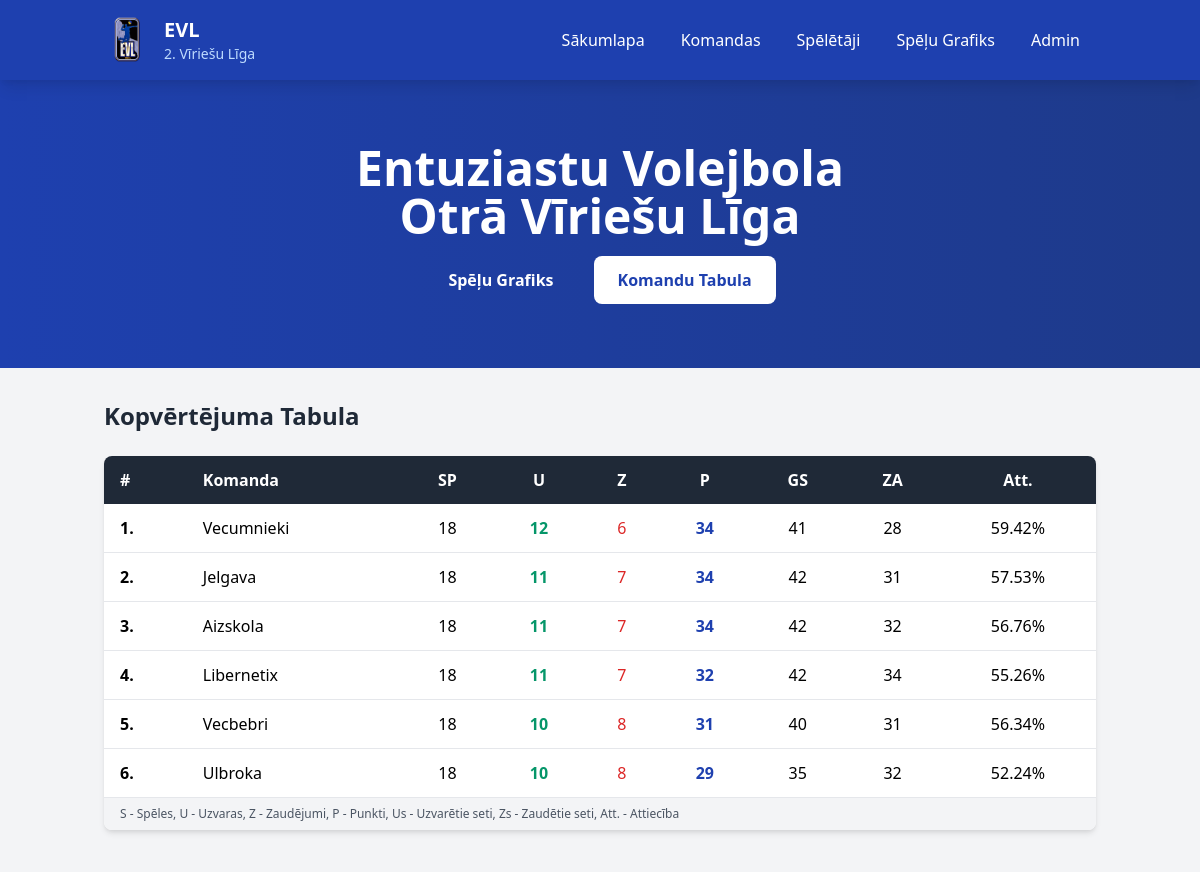
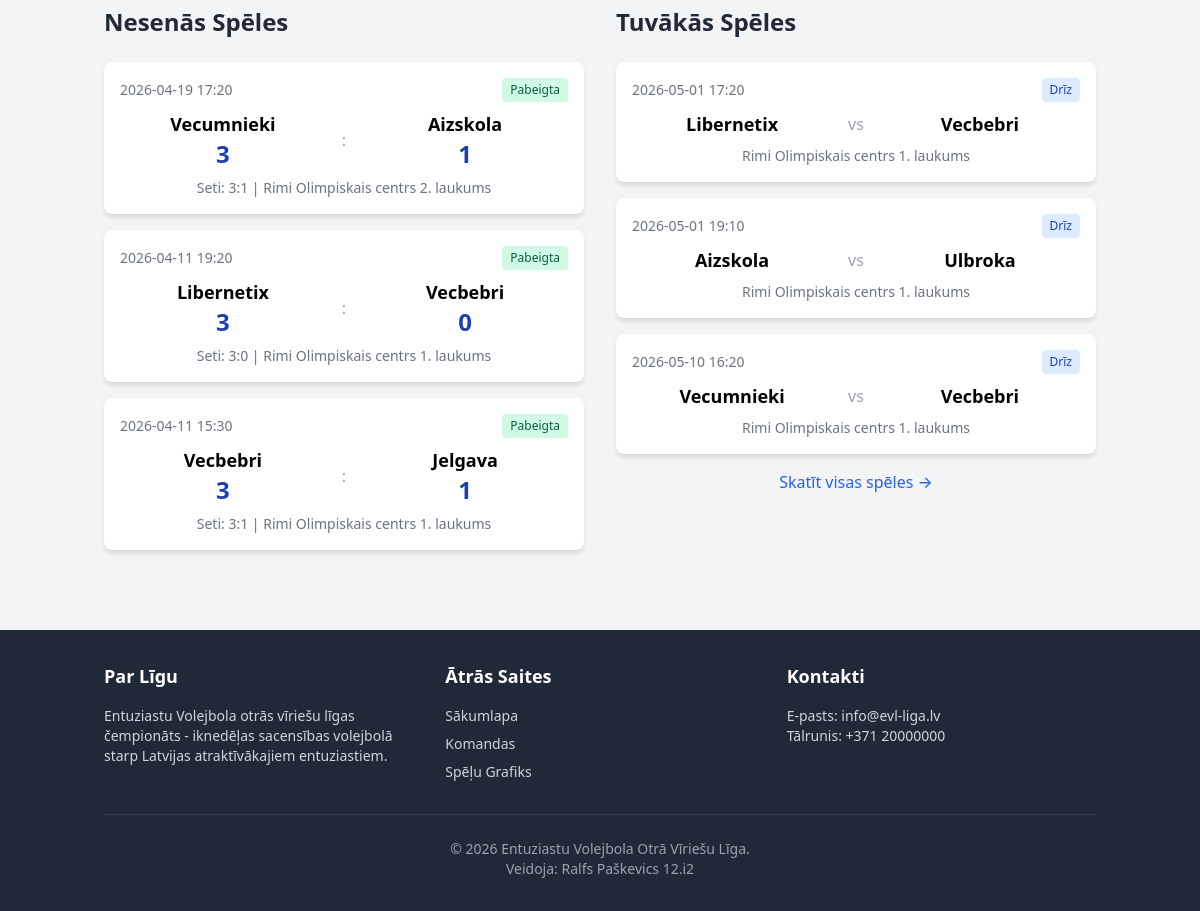
The page / on the database its author committed (2 pictures, top to bottom).
### tables this page shows
CREATE TABLE teams (
	id INTEGER PRIMARY KEY AUTOINCREMENT,
	name TEXT NOT NULL,
	logo TEXT DEFAULT ('/static/volleyball.svg'),
	played INTEGER DEFAULT (0),
	won INTEGER DEFAULT (0),
	lost INTEGER DEFAULT (0),
	points INTEGER DEFAULT (0),
	sets_won INTEGER DEFAULT (0),
	sets_lost INTEGER DEFAULT (0)
);

CREATE TABLE games (
	id INTEGER PRIMARY KEY AUTOINCREMENT,
	home_team_id INTEGER NOT NULL,
	away_team_id INTEGER NOT NULL,
	date TEXT NOT NULL,
	time TEXT NOT NULL,
	location TEXT NOT NULL,
	home_score INTEGER,
	away_score INTEGER,
	home_sets INTEGER DEFAULT (0),
	away_sets INTEGER DEFAULT (0),
	status TEXT DEFAULT ('scheduled'),
	CONSTRAINT FK_games_teams FOREIGN KEY (away_team_id) REFERENCES teams(id),
	CONSTRAINT FK_games_teams_2 FOREIGN KEY (home_team_id) REFERENCES teams(id)
);

### app.py (the view)
@app.route('/')
def index():
    conn = get_db_connection()
    teams = conn.execute('SELECT * FROM teams').fetchall()
    standings = []
    for team in teams:
        t = dict(team)
        total_sets = t['sets_won'] + t['sets_lost']
        t['win_percentage'] = (t['sets_won'] / total_sets * 100) if total_sets > 0 else 0
        standings.append(t)
    standings = sorted(standings, key=lambda x: (x['points'], x['win_percentage']), reverse=True)
    recent_games = conn.execute('''
        SELECT g.*, ht.name as home_team, at.name as away_team
        FROM games g
        JOIN teams ht ON g.home_team_id = ht.id
        JOIN teams at ON g.away_team_id = at.id
        WHERE g.status = 'completed'
        ORDER BY g.date DESC, g.time DESC LIMIT 3
    ''').fetchall()
    upcoming_games = conn.execute('''
        SELECT g.*, ht.name as home_team, at.name as away_team
        FROM games g
        JOIN teams ht ON g.home_team_id = ht.id
        JOIN teams at ON g.away_team_id = at.id
        WHERE g.status = 'scheduled'
        ORDER BY g.date ASC, g.time ASC LIMIT 3
    ''').fetchall()
    conn.close()
    return render_template('index.html', standings=standings, recent_games=recent_games, upcoming_games=upcoming_games)

### app.py (called while the page is built)
def get_db_connection():
    conn = sqlite3.connect(DATABASE)
    conn.row_factory = sqlite3.Row
    return conn

### templates/index.html (shortened to what this page needs)
{% extends "base.html" %}
{% block content %}
<section class="bg-gradient-to-r from-blue-800 to-blue-900 text-white py-16">
    <div class="container mx-auto px-4">
        <div class="text-center">
            <h1 class="text-4xl md:text-5xl font-bold mb-4">
                Entuziastu Volejbola<br>Otrā Vīriešu Līga
            </h1>
            <div class="flex justify-center gap-4 flex-wrap">
                <a href="{{ url_for('schedule') }}"
                    class="bg-orange-500 hover:bg-orange-600 px-6 py-3 rounded-lg font-semibold transition">
                    Spēļu Grafiks
                </a>
                <a href="{{ url_for('teams') }}"
                    class="bg-white text-blue-800 hover:bg-gray-100 px-6 py-3 rounded-lg font-semibold transition">
                    Komandu Tabula
                </a>
            </div>
        </div>
    </div>
</section>
<div class="container mx-auto px-4 py-8">
    <section class="mb-12">
        <h2 class="text-2xl font-bold text-gray-800 mb-6 flex items-center">
            Kopvērtējuma Tabula
        </h2>
        <div class="bg-white rounded-lg shadow-md overflow-hidden">
            <div class="overflow-x-auto">
                <table class="w-full">
                    <thead class="bg-gray-800 text-white">
                        <tr>
                            <th class="px-4 py-3 text-left">#</th>
                            <th class="px-4 py-3 text-left">Komanda</th>
                            <th class="px-4 py-3 text-center">SP</th>
                            <th class="px-4 py-3 text-center">U</th>
                            <th class="px-4 py-3 text-center">Z</th>
                            <th class="px-4 py-3 text-center">P</th>
                            <th class="px-4 py-3 text-center hidden sm:table-cell">GS</th>
                            <th class="px-4 py-3 text-center hidden sm:table-cell">ZA</th>
                            <th class="px-4 py-3 text-center hidden md:table-cell">Att.</th>
                        </tr>
                    </thead>
                    <tbody>
                        {% for team in standings %}
                        <tr class="border-b hover:bg-gray-50 transition">
                            <td class="px-4 py-3 font-bold {% if loop.index <= 3 %}text-orange-500{% endif %}">
                                {{ loop.index }}.
                            </td>
                            <td class="px-4 py-3 font-medium">{{ team.name }}</td>
                            <td class="px-4 py-3 text-center">{{ team.played }}</td>
                            <td class="px-4 py-3 text-center text-green-600 font-semibold">{{ team.won }}</td>
                            <td class="px-4 py-3 text-center text-red-600">{{ team.lost }}</td>
                            <td class="px-4 py-3 text-center font-bold text-blue-800">{{ team.points }}</td>
                            <td class="px-4 py-3 text-center hidden sm:table-cell">{{ team.sets_won }}</td>
                            <td class="px-4 py-3 text-center hidden sm:table-cell">{{ team.sets_lost }}</td>
                            <td class="px-4 py-3 text-center hidden md:table-cell">
                                {% if team.win_percentage > 0 or (team.sets_won + team.sets_lost > 0) %}
                                    {{ "%.2f"|format(team.win_percentage) }}%
                                {% else %}
                                    0.00%
                                {% endif %}
                            </td>
                        </tr>
                        {% endfor %}
                    </tbody>
                </table>
            </div>
            <div class="px-4 py-2 bg-gray-100 text-xs text-gray-600">
                S - Spēles, U - Uzvaras, Z - Zaudējumi, P - Punkti, Us - Uzvarētie seti, Zs - Zaudētie seti, Att. - Attiecība
            </div>
        </div>
    </section>
    <div class="grid grid-cols-1 lg:grid-cols-2 gap-8">
        <section>
            <h2 class="text-2xl font-bold text-gray-800 mb-6 flex items-center">
                Nesenās Spēles
            </h2>
            <div class="space-y-4">
                {% for game in recent_games %}
                <div class="bg-white rounded-lg shadow-md p-4 hover:shadow-lg transition">
                    <div class="flex justify-between items-center mb-2">
                        <span class="text-sm text-gray-500">{{ game.date }} {{ game.time }}</span>
                        <span class="text-xs bg-green-100 text-green-800 px-2 py-1 rounded">Pabeigta</span>
                    </div>
                    <div class="flex justify-between items-center">
                        <div class="text-center flex-1">
                            <div class="font-semibold text-lg">{{ game.home_team }}</div>
                            <div class="text-2xl font-bold text-blue-800">{{ game.home_score }}</div>
                        </div>
                        <div class="text-gray-400 px-4">:</div>
                        <div class="text-center flex-1">
                            <div class="font-semibold text-lg">{{ game.away_team }}</div>
                            <div class="text-2xl font-bold text-blue-800">{{ game.away_score }}</div>
                        </div>
                    </div>
                    <div class="text-center text-sm text-gray-500 mt-2">
                        Seti: <span class="font-medium">{{ game.home_sets }}:{{ game.away_sets }}</span>
                        | {{ game.location }}
                    </div>
                </div>
                {% else %}
                <div class="bg-white rounded-lg shadow-md p-8 text-center text-gray-500">
                    Nav spēļu dati
                </div>
                {% endfor %}
            </div>
        </section>
        <section>
            <h2 class="text-2xl font-bold text-gray-800 mb-6 flex items-center">
                Tuvākās Spēles
            </h2>
            <div class="space-y-4">
                {% for game in upcoming_games %}
                <div class="bg-white rounded-lg shadow-md p-4 hover:shadow-lg transition">
                    <div class="flex justify-between items-center mb-2">
                        <span class="text-sm text-gray-500">{{ game.date }} {{ game.time }}</span>
                        <span class="text-xs bg-blue-100 text-blue-800 px-2 py-1 rounded">Drīz</span>
                    </div>
                    <div class="flex justify-between items-center">
                        <div class="text-center flex-1">
                            <div class="font-semibold text-lg">{{ game.home_team }}</div>
                        </div>
                        <div class="text-gray-400 px-4">vs</div>
                        <div class="text-center flex-1">
                            <div class="font-semibold text-lg">{{ game.away_team }}</div>
                        </div>
                    </div>
                    <div class="text-center text-sm text-gray-500 mt-2">
                        {{ game.location }}
                    </div>
                </div>
                {% else %}
                <div class="bg-white rounded-lg shadow-md p-8 text-center text-gray-500">
                    Nav ieplānotu spēļu
                </div>
                {% endfor %}
            </div>
            <a href="{{ url_for('schedule') }}"
                class="block mt-4 text-center text-blue-600 hover:text-blue-800 font-medium">
                Skatīt visas spēles →
            </a>
        </section>
    </div>
</div>
{% endblock %}

### static/style.css (style rules this page uses)
:root { --primary-color: #1e40af; --secondary-color: #f97316; --success-color: #22c55e; --danger-color: #ef4444; --gray-100: #f3f4f6; --gray-200: #e5e7eb; --gray-300: #d1d5db; --gray-600: #4b5563; --gray-800: #1f2937; }
button, a[class*="bg-"] { transition: all 0.2s ease; }

### rows shown on the page
teams: name "Vecumnieki", played "18", won "12", lost "6", points "34", sets_won "41", sets_lost "28", win_percentage "59.42"
teams: name "Jelgava", played "18", won "11", lost "7", points "34", sets_won "42", sets_lost "31", win_percentage "57.53"
teams: name "Aizskola", played "18", won "11", lost "7", points "34", sets_won "42", sets_lost "32", win_percentage "56.76"
teams: name "Libernetix", played "18", won "11", lost "7", points "32", sets_won "42", sets_lost "34", win_percentage "55.26"
teams: name "Vecbebri", played "18", won "10", lost "8", points "31", sets_won "40", sets_lost "31", win_percentage "56.34"
teams: name "Ulbroka", played "18", won "10", lost "8", points "29", sets_won "35", sets_lost "32", win_percentage "52.24"
games: date "2026-04-19", time "17:20", home_team "Vecumnieki", home_score "3", away_team "Aizskola", away_score "1", home_sets "3", away_sets "1", location "Rimi Olimpiskais centrs 2. laukums"
games: date "2026-04-11", time "19:20", home_team "Libernetix", home_score "3", away_team "Vecbebri", away_score "0", home_sets "3", away_sets "0", location "Rimi Olimpiskais centrs 1. laukums"
games: date "2026-04-11", time "15:30", home_team "Vecbebri", home_score "3", away_team "Jelgava", away_score "1", home_sets "3", away_sets "1", location "Rimi Olimpiskais centrs 1. laukums"
games: date "2026-05-01", time "17:20", home_team "Libernetix", away_team "Vecbebri", location "Rimi Olimpiskais centrs 1. laukums"
games: date "2026-05-01", time "19:10", home_team "Aizskola", away_team "Ulbroka", location "Rimi Olimpiskais centrs 1. laukums"
games: date "2026-05-10", time "16:20", home_team "Vecumnieki", away_team "Vecbebri", location "Rimi Olimpiskais centrs 1. laukums"
